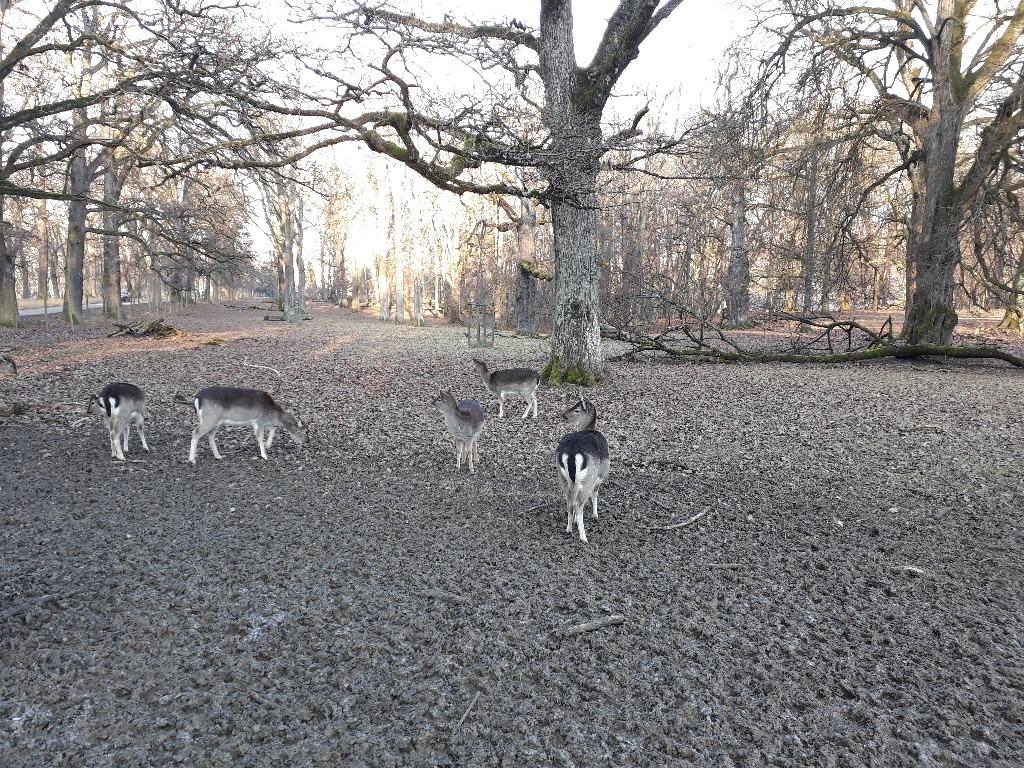
#> input picture test/20191229_145606.jpg, 1024 x 768 px, found by its file name
$ python brightness.py
#> lines starting #> are read from the running program, lines starting #| are printed output that depends on the picture
import cv2

img = cv2.imread(
    '/home/manuel/Bachelor_Arbeit/workspace/test/20191229_145606.jpg')
#> img is the input picture: shape (768, 1024, 3); mean B, G, R 132.4, 132.7, 134.8
#cv2.imshow('normal', img)


def increase_brightness(img, value=30):
#> called with value = 50
    hsv = cv2.cvtColor(img, cv2.COLOR_BGR2HSV)
#> hsv: shape (768, 1024, 3); mean H, S, V 74.5, 17, 137.6
    h, s, v = cv2.split(hsv)
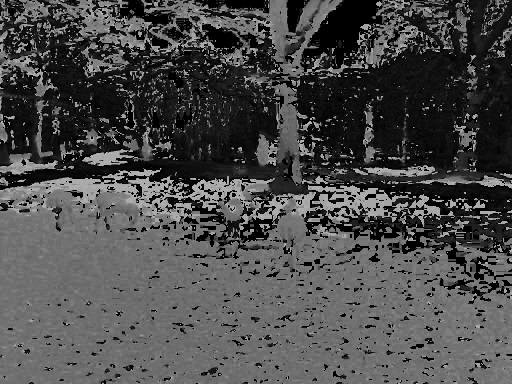
#> h: shape (768, 1024) (shown at 1/2 size); min 0, max 179, mean 74.5
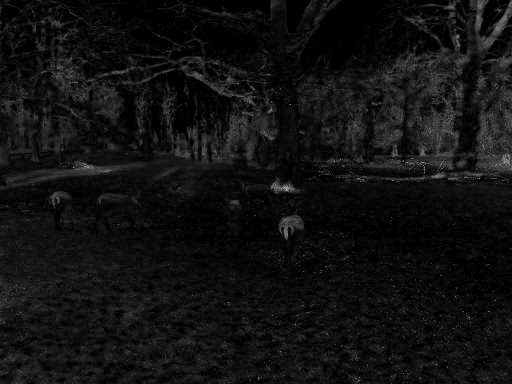
#> s: shape (768, 1024) (shown at 1/2 size); min 0, max 255, mean 17

    lim = 255 - value
    v[v > lim] = 255
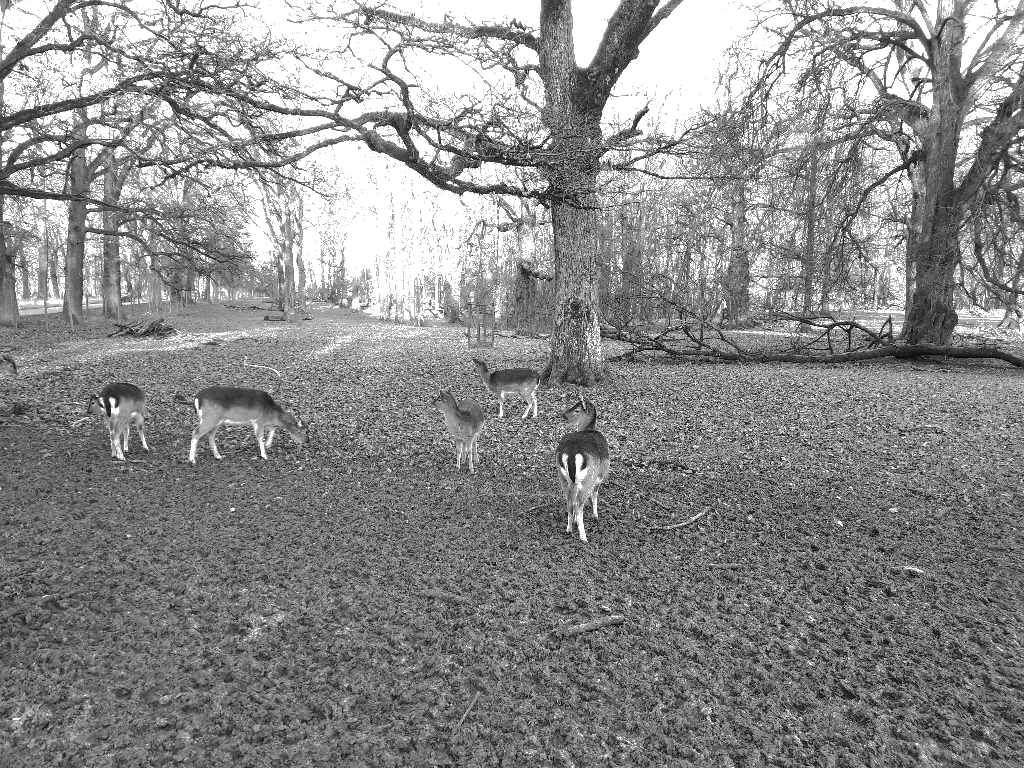
#> v: shape (768, 1024); min 0, max 255, mean 139.1
    v[v <= lim] -= value
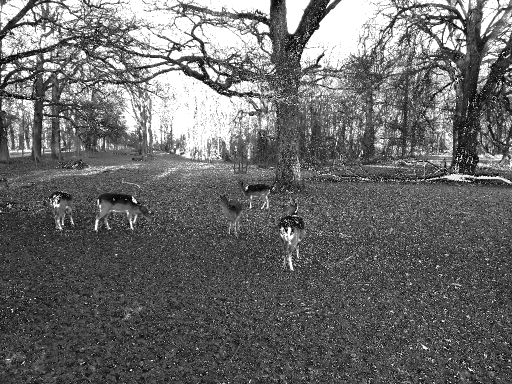
#> v: shape (768, 1024) (shown at 1/2 size); min 0, max 255, mean 105.8

    final_hsv = cv2.merge((h, s, v))
#> final_hsv: shape (768, 1024, 3); mean H, S, V 74.5, 17, 105.8
    img = cv2.cvtColor(final_hsv, cv2.COLOR_HSV2BGR)
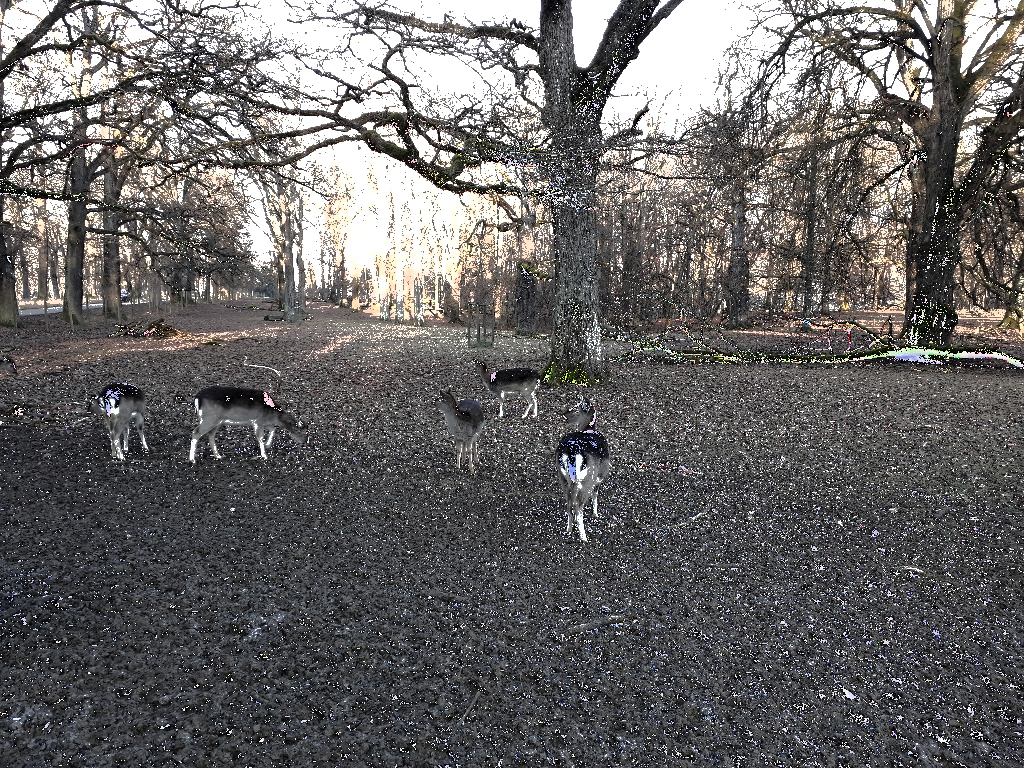
#> img: shape (768, 1024, 3); mean B, G, R 101.5, 101.6, 103.4
    return img


img_dark = increase_brightness(img, value=50)
cv2.imshow('dark', img_dark)


cv2.waitKey(0)
cv2.destroyAllWindows()

$ run again, with test/20191229_144017.jpg copied over test/20191229_145606.jpg
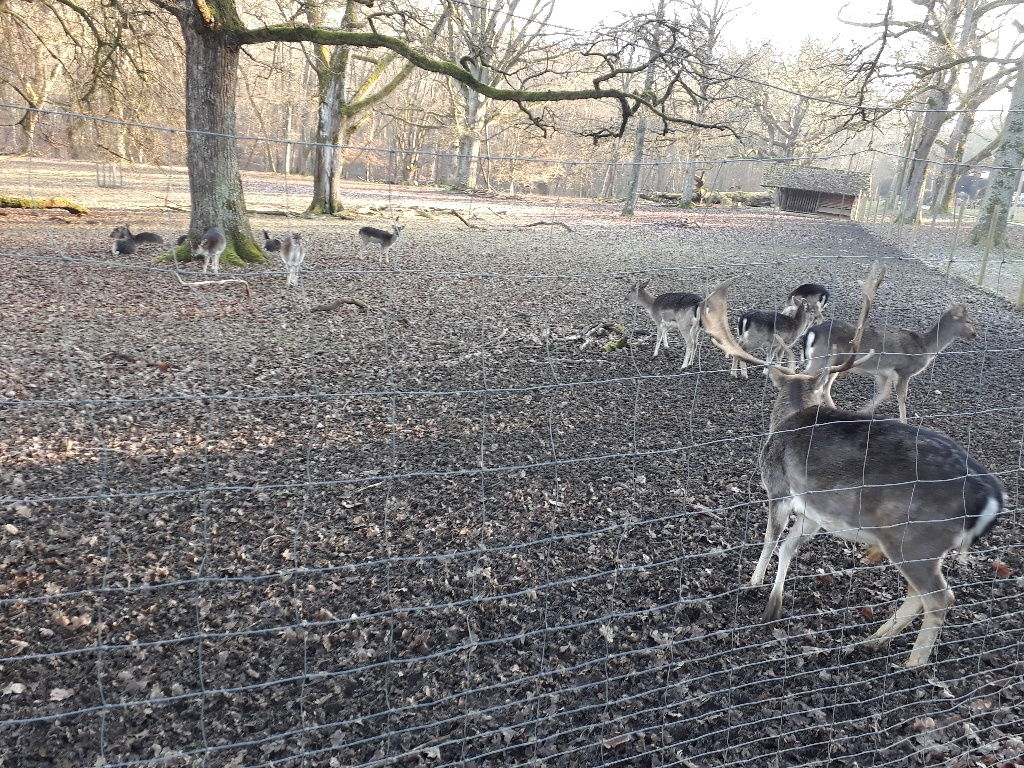
#> input picture test/20191229_144017.jpg, 1024 x 768 px, found by its file name
#> img is the input picture: shape (768, 1024, 3); mean B, G, R 126, 128, 130.9
#> hsv: shape (768, 1024, 3); mean H, S, V 74.3, 24.3, 134.3
#> in increase_brightness, `v[v > lim] = 255`:
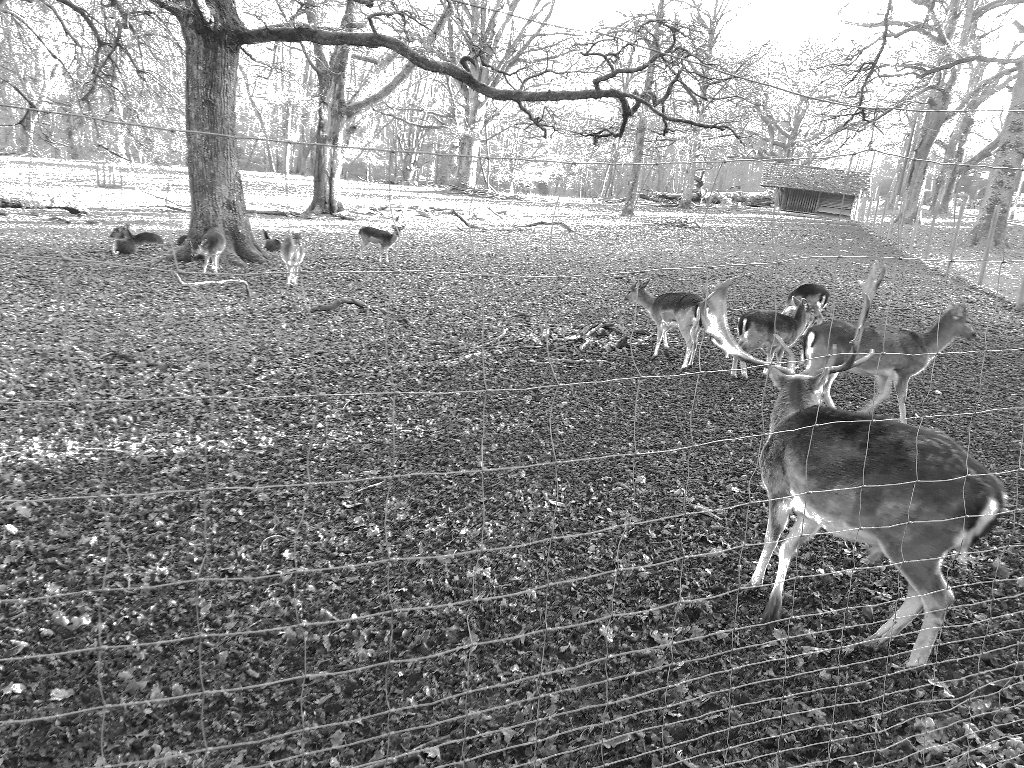
#> v: shape (768, 1024); min 1, max 255, mean 137.1
#> final_hsv: shape (768, 1024, 3); mean H, S, V 74.3, 24.3, 110.3
#> in increase_brightness, `img = cv2.cvtColor(final_hsv, cv2.COLOR_HSV2BGR)`:
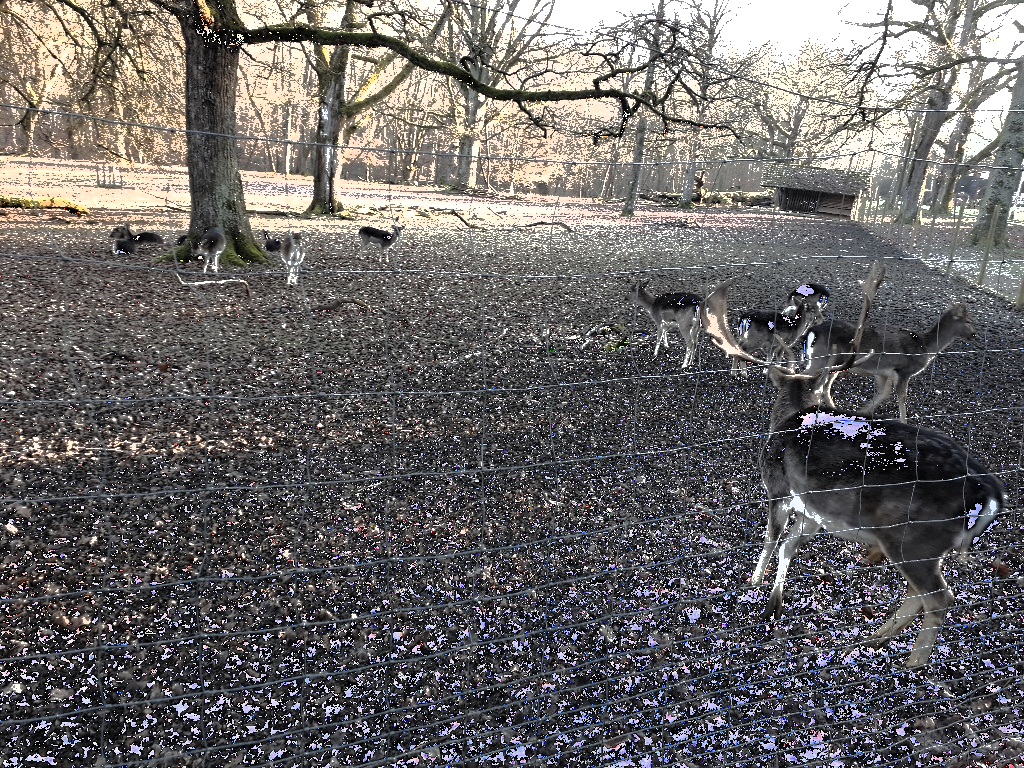
#> img: shape (768, 1024, 3); mean B, G, R 103, 103.4, 106.2

$ run again, with test/20191229_144020.jpg copied over test/20191229_145606.jpg
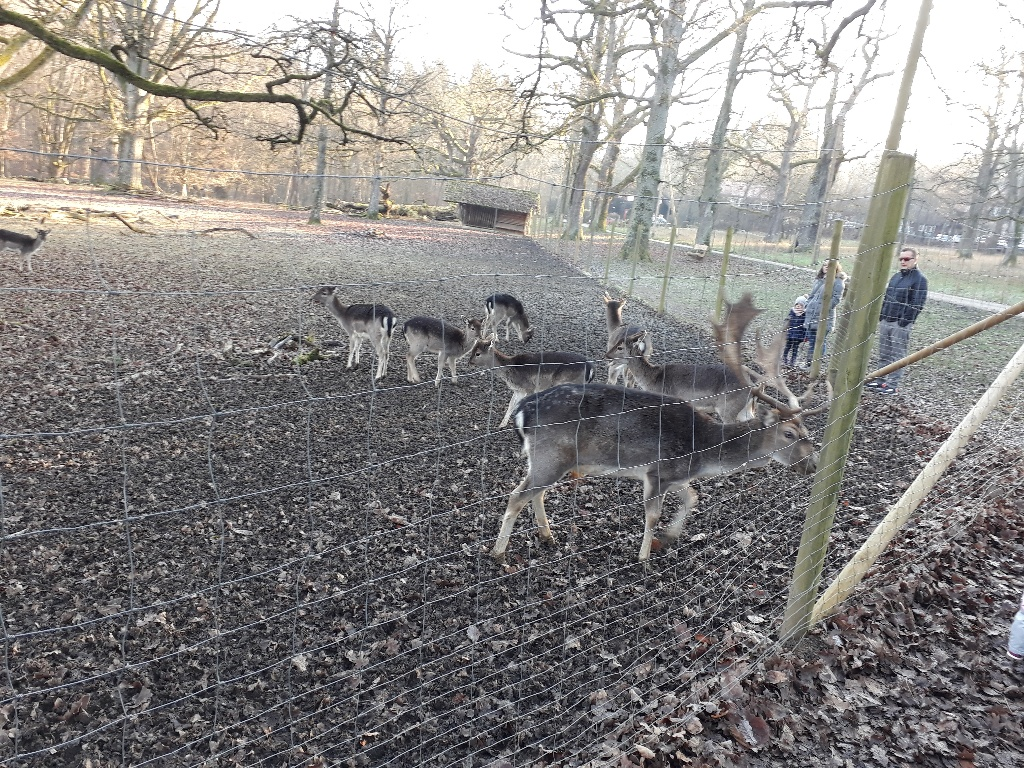
#> input picture test/20191229_144020.jpg, 1024 x 768 px, found by its file name
#> img is the input picture: shape (768, 1024, 3); mean B, G, R 132.7, 134.2, 136.6
#> hsv: shape (768, 1024, 3); mean H, S, V 79.8, 20.1, 139.2
#> in increase_brightness, `v[v > lim] = 255`:
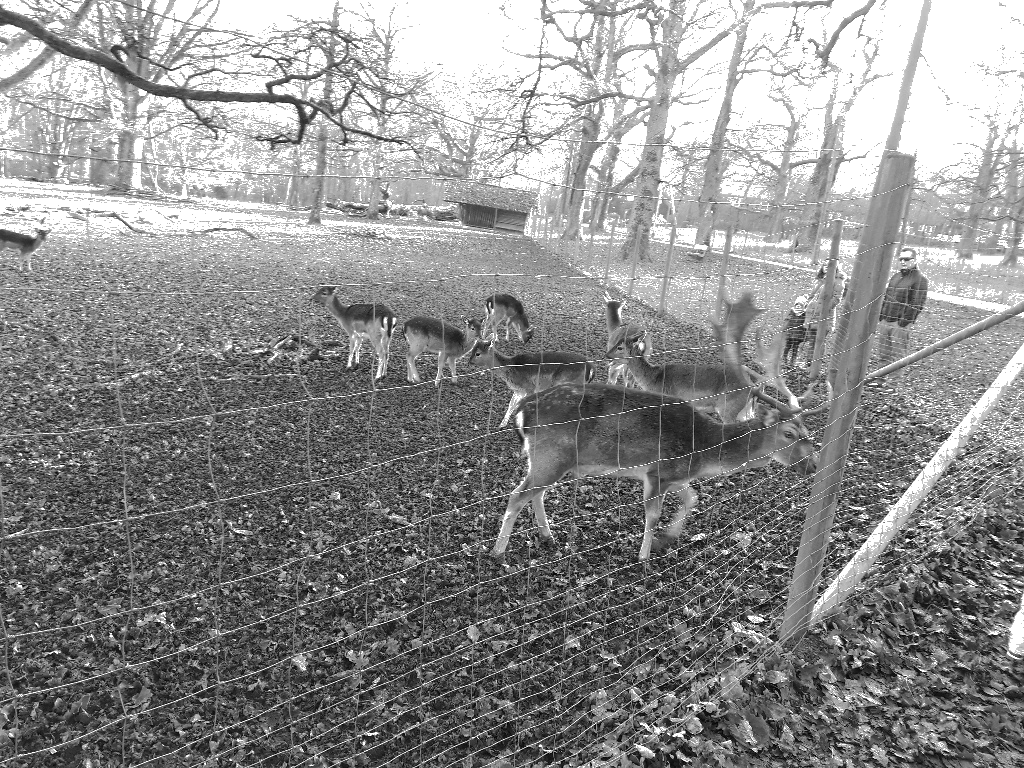
#> v: shape (768, 1024); min 0, max 255, mean 141.9
#> final_hsv: shape (768, 1024, 3); mean H, S, V 79.8, 20.1, 122.4
#> in increase_brightness, `img = cv2.cvtColor(final_hsv, cv2.COLOR_HSV2BGR)`:
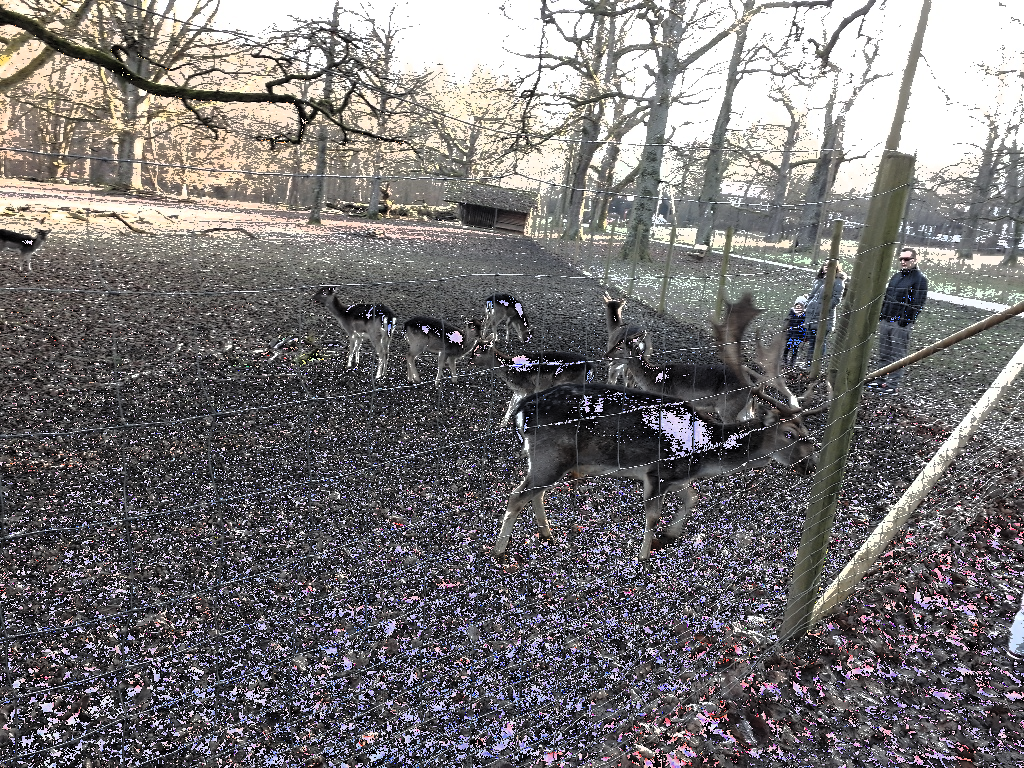
#> img: shape (768, 1024, 3); mean B, G, R 116.5, 115.7, 118.8
